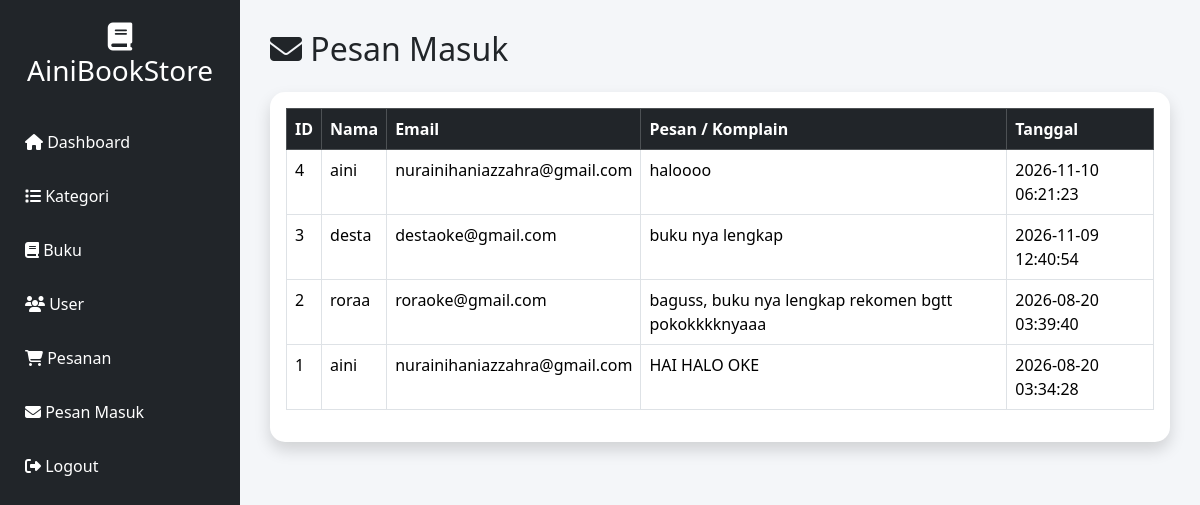
/admin/pesan.php (signed in), run on the app's committed database.
### tables this page shows
CREATE TABLE `pesan` (
  `id_pesan` int NOT NULL,
  `id_user` int DEFAULT NULL,
  `nama` varchar(100) NOT NULL,
  `email` varchar(100) NOT NULL,
  `pesan` text NOT NULL,
  `tanggal` timestamp NOT NULL DEFAULT CURRENT_TIMESTAMP
);

### admin/pesan.php (the view, shortened to what this page needs)
<?php
include "../koneksi.php";
$query = mysqli_query($conn, "
    SELECT *
    FROM pesan
    ORDER BY tanggal DESC
");
?>
<!DOCTYPE html>
<html lang="id">
<head>
<link
href="https://cdn.jsdelivr.net/npm/bootstrap@5.3.3/dist/css/bootstrap.min.css"
rel="stylesheet">
<link
rel="stylesheet"
href="https://cdnjs.cloudflare.com/ajax/libs/font-awesome/6.7.2/css/all.min.css">
</head>
<body>
<div class="sidebar">
    <h3>
        <i class="fa fa-book"></i> AiniBookStore
    </h3>
    <a href="dashboard.php">
        <i class="fa fa-home"></i> Dashboard
    </a>
    <a href="kategori.php">
        <i class="fa fa-list"></i> Kategori
    </a>
    <a href="buku.php">
        <i class="fa fa-book"></i> Buku
    </a>
    <a href="user.php">
        <i class="fa fa-users"></i> User
    </a>
    <a href="pesanan.php">
        <i class="fa fa-cart-shopping"></i> Pesanan
    </a>
    <a href="pesan.php">
        <i class="fa fa-envelope"></i> Pesan Masuk
    </a>
    <a href="logout.php">
        <i class="fa fa-right-from-bracket"></i> Logout
    </a>
</div>
<div class="content">
    <h2 class="mb-4">
        <i class="fa fa-envelope"></i>
        Pesan Masuk
    </h2>
    <div class="card shadow">
        <div class="card-body">
            <div class="table-responsive">
                <table class="table table-bordered table-hover">
                    <thead class="table-dark">
                        <tr>
                            <th>ID</th>
                            <th>Nama</th>
                            <th>Email</th>
                            <th>Pesan / Komplain</th>
                            <th>Tanggal</th>
                        </tr>
                    </thead>
                    <tbody>
                    <?php if(mysqli_num_rows($query) > 0){ ?>
                        <?php while($row = mysqli_fetch_assoc($query)){ ?>
                        <tr>
                            <td>
                                <?= $row['id_pesan']; ?>
                            </td>
                            <td>
                                <?= htmlspecialchars($row['nama']); ?>
                            </td>
                            <td>
                                <?= htmlspecialchars($row['email']); ?>
                            </td>
                            <td class="pesan">
                                <?= nl2br(htmlspecialchars($row['pesan'])); ?>
                            </td>
                            <td>
                                <?= $row['tanggal']; ?>
                            </td>
                        </tr>
                        <?php } ?>
                    <?php } ?>
                    </tbody>
                </table>
            </div>
        </div>
    </div>
</div>
</body>
</html>

### admin/pesan.php (style rules this page uses)
body { background:#f4f6f9; }
.sidebar { width:240px; height:100vh; background:#212529; position:fixed; }
.sidebar h3 { color:white; text-align:center; padding:20px; }
.sidebar a { display:block; color:white; padding:15px 25px; text-decoration:none; }
.content { margin-left:240px; padding:30px; }
.card { border:none; border-radius:15px; }
.pesan { max-width:450px; white-space:normal; word-wrap:break-word; }

### data on the page
pesan: id_pesan "4", nama "aini", email "nurainihaniazzahra@gmail.com", pesan "haloooo", tanggal "2026-11-10 06:21:23"
pesan: id_pesan "3", nama "desta", email "destaoke@gmail.com", pesan "buku nya lengkap", tanggal "2026-11-09 12:40:54"
pesan: id_pesan "2", nama "roraa", email "roraoke@gmail.com", pesan "baguss, buku nya lengkap rekomen bgtt pokokkkknyaaa", tanggal "2026-08-20 03:39:40"
pesan: id_pesan "1", nama "aini", email "nurainihaniazzahra@gmail.com", pesan "HAI HALO OKE", tanggal "2026-08-20 03:34:28"
